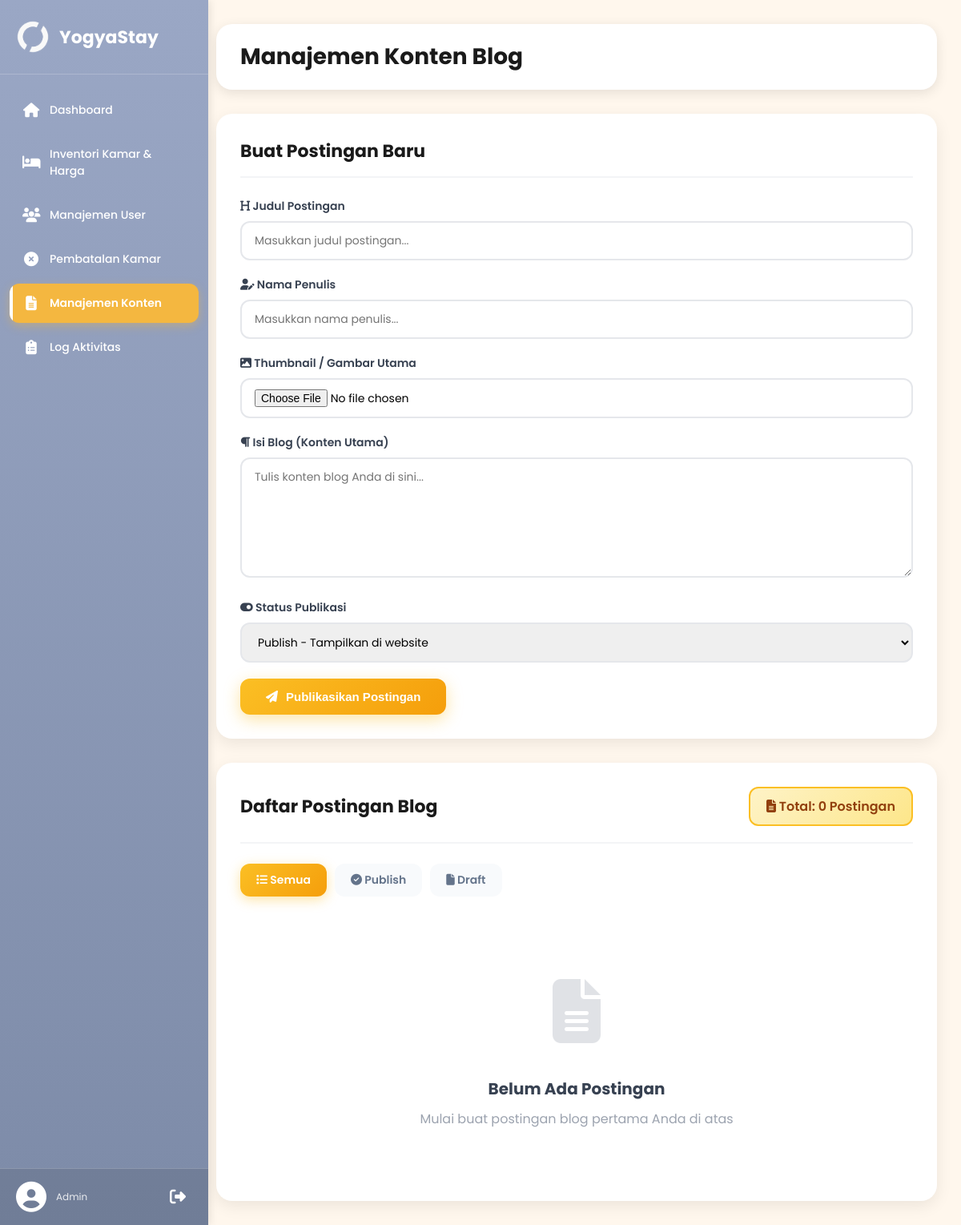
The page /admin/manajemenKonten/konten.php (signed in) on the database as committed earlier.
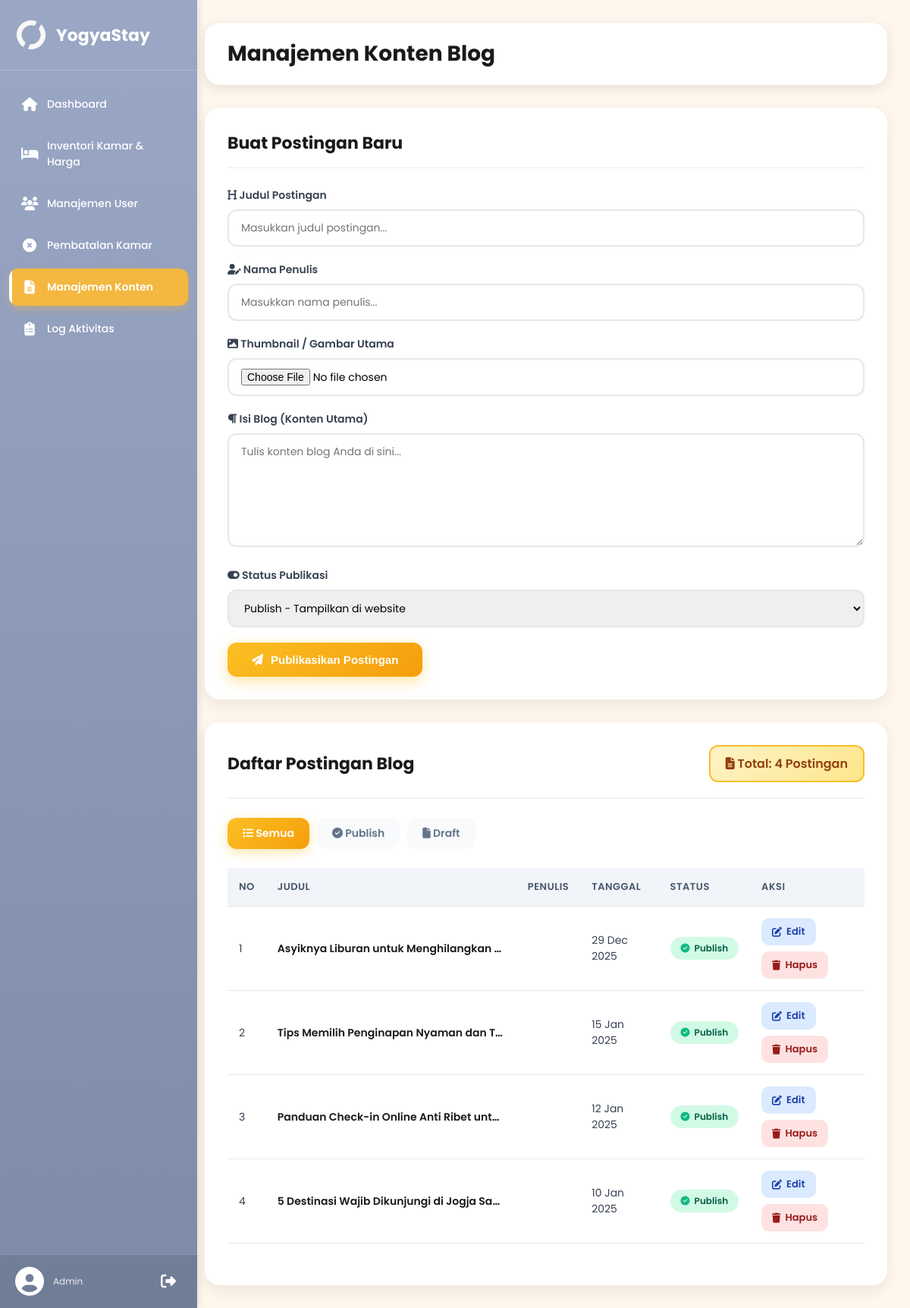
The same page on the database as committed later.
### tables this page shows
CREATE TABLE `blog` (
  `id_blog` int(11) NOT NULL,
  `judul` varchar(200) NOT NULL,
  `konten` text NOT NULL,
  `thumbnail` varchar(255) DEFAULT NULL,
  `tanggal_publish` date DEFAULT NULL,
  `id_admin` int(11) NOT NULL,
  `status` enum('publish','draft') DEFAULT 'draft'
);

### admin/manajemenKonten/konten.php (the view, shortened to what the changed rows need)
<?php
require_once '../../config.php';
$posts_per_page = 8;
$page = isset($_GET['page']) ? (int) $_GET['page'] : 1;
$offset = ($page - 1) * $posts_per_page;
$where = "WHERE blog.status IN ('publish','draft')";
$query = mysqli_query($conn, "
    SELECT blog.id_blog, blog.judul, blog.konten, blog.thumbnail, users.nama, blog.tanggal_publish, blog.status
    FROM blog
    JOIN users ON blog.id_admin = users.id_user
    $where
    ORDER BY blog.tanggal_publish DESC
    LIMIT $posts_per_page OFFSET $offset
");
$total_query = mysqli_query($conn, "SELECT COUNT(*) AS total FROM blog $where");
$total = mysqli_fetch_assoc($total_query)['total'];
?>
<!DOCTYPE html>
<html lang="id">
<head>
    <link rel="stylesheet" href="https://cdnjs.cloudflare.com/ajax/libs/font-awesome/6.5.1/css/all.min.css">
</head>
<body>
    <?php
    if (file_exists('../partials/sidebar.php')) {
        include '../partials/sidebar.php';
    }
    ?>
    <div class="content">
        <div class="topbar">
            <div class="topbar-left">
                <h1 class="page-title">Manajemen Konten Blog</h1>
            </div>
        </div>
        <section class="blog-form">
            <h2>Buat Postingan Baru</h2>
        </section>
        <section class="blog-dashboard">
            <div class="dashboard-header">
                <h2>Daftar Postingan Blog</h2>
                <div class="total-posts">
                    <i class="fas fa-file-alt"></i> Total: <?= $total ?> Postingan
                </div>
            </div>
            <?php if (mysqli_num_rows($query) > 0): ?>
                <div class="blog-list">
                    <table>
                        <thead>
                            <tr>
                                <th>No</th>
                                <th>Judul</th>
                                <th>Penulis</th>
                                <th>Tanggal</th>
                                <th>Status</th>
                                <th>Aksi</th>
                            </tr>
                        </thead>
                        <tbody>
                            <?php
                            $no = $offset + 1;
                            while ($row = mysqli_fetch_assoc($query)):
                                ?>
                                <tr>
                                    <td><?= $no++ ?></td>
                                    <td>
                                        <div class="blog-title" title="<?= htmlspecialchars($row['judul']); ?>">
                                            <?= htmlspecialchars($row['judul']); ?>
                                        </div>
                                    </td>
                                    <td><?= htmlspecialchars($row['nama']); ?></td>
                                    <td><?= date('d M Y', strtotime($row['tanggal_publish'])); ?></td>
                                    <td>
                                        <?php if ($row['status'] == 'publish'): ?>
                                            <span class="status-badge status-publish">
                                                <i class="fas fa-check-circle"></i>
                                                Publish
                                            </span>
                                        <?php endif; ?>
                                    </td>
                                    <td>
                                        <div class="action-buttons">
                                            <a href="edit_blog.php?id=<?= $row['id_blog']; ?>" class="btn-action btn-edit">
                                                <i class="fas fa-edit"></i>
                                                Edit
                                            </a>
                                            <a href="javascript:void(0)" class="btn-action btn-delete btn-delete-blog"
                                                data-id="<?= $row['id_blog']; ?>"
                                                data-title="<?= htmlspecialchars($row['judul']); ?>">
                                                <i class="fas fa-trash"></i>
                                                Hapus
                                            </a>
                                        </div>
                                    </td>
                                </tr>
                            <?php endwhile; ?>
                        </tbody>
                    </table>
                </div>
            <?php else: ?>
                <div class="empty-state">
                    <div class="empty-icon">
                        <i class="fas fa-file-alt"></i>
                    </div>
                    <h3>Belum Ada Postingan</h3>
                    <p>Mulai buat postingan blog pertama Anda di atas</p>
                </div>
            <?php endif; ?>
        </section>
    </div>
</body>
</html>

Rows that differ between the two databases and show on the page:
added blog: judul "Asyiknya Liburan untuk Menghilangkan…", tanggal_publish "29 Dec 2025", status "publish" (drawn)
added blog: judul "Tips Memilih Penginapan Nyaman dan T…", tanggal_publish "15 Jan 2025", status "publish" (drawn)
added blog: judul "Panduan Check-in Online Anti Ribet unt…", tanggal_publish "12 Jan 2025", status "publish" (drawn)
added blog: judul "5 Destinasi Wajib Dikunjungi di Jogja Sa…", tanggal_publish "10 Jan 2025", status "publish" (drawn)
Other text that changed with them:
$total: "0" → "4"
text no longer shown: "Belum Ada Postingan Mulai buat postingan blog pertama Anda di atas"
text now shown: "NO JUDUL PENULIS TANGGAL STATUS AKSI"
